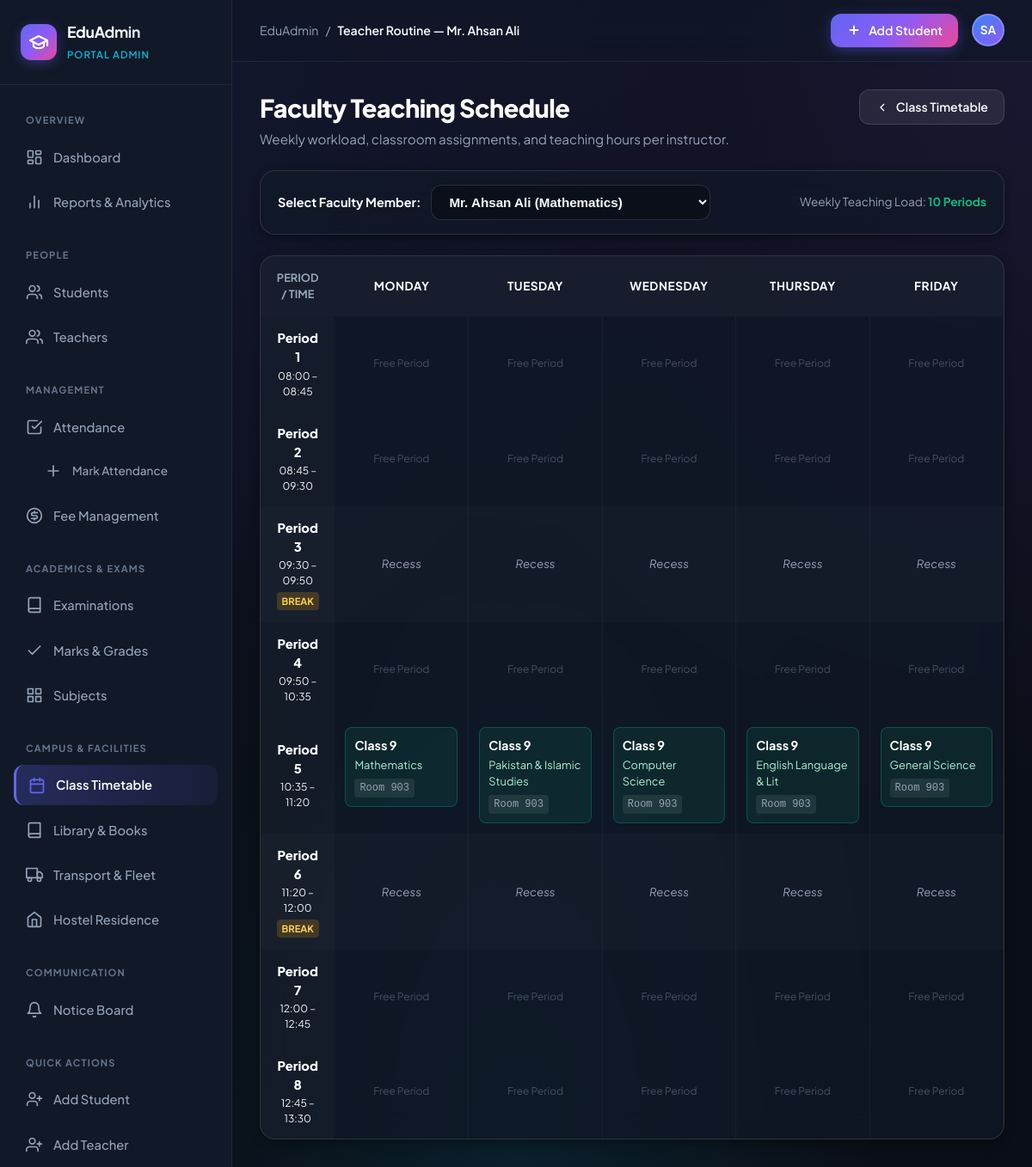
The app's page /timetable/teacher/ with its own data.
### timetable/models.py (models this page shows, shortened)
class Period(models.Model):
    period_number = models.PositiveIntegerField(unique=True, verbose_name="Period #")
    name = models.CharField(max_length=60, verbose_name="Period Name", help_text="e.g. Period 1, Break, Lunch")
    start_time = models.TimeField(verbose_name="Start Time")
    end_time = models.TimeField(verbose_name="End Time")
    is_break = models.BooleanField(default=False, verbose_name="Break / Recess Slot")
    class Meta:
        ordering = ['period_number', 'start_time']
        verbose_name = "Class Period"
        verbose_name_plural = "Class Periods"

class TimetableEntry(models.Model):
    DAY_CHOICES = [
        ('Monday', 'Monday'),
        ('Tuesday', 'Tuesday'),
        ('Wednesday', 'Wednesday'),
        ('Thursday', 'Thursday'),
        ('Friday', 'Friday'),
        ('Saturday', 'Saturday'),
    ]
    student_class = models.CharField(max_length=50, verbose_name="Class / Grade")
    day_of_week = models.CharField(max_length=15, choices=DAY_CHOICES, verbose_name="Day of Week")
    period = models.ForeignKey(Period, on_delete=models.CASCADE, related_name='timetable_entries', verbose_name="Period")
    subject = models.ForeignKey('exams.Subject', on_delete=models.CASCADE, related_name='timetable_entries', verbose_name="Subject")
    teacher = models.ForeignKey('teachers.Teacher', on_delete=models.SET_NULL, null=True, blank=True, related_name='timetable_slots', verbose_name="Assigned Teacher")
    room_number = models.CharField(max_length=30, blank=True, default="Room 101", verbose_name="Classroom / Hall")
    academic_year = models.CharField(max_length=20, default="2025-2026", verbose_name="Academic Year")
    created_at = models.DateTimeField(auto_now_add=True)
    class Meta:
        ordering = ['day_of_week', 'period__period_number']
        unique_together = ('student_class', 'day_of_week', 'period')
        verbose_name = "Timetable Entry"
        verbose_name_plural = "Timetable Entries"

### exams/models.py (models this page shows, shortened)
class Subject(models.Model):
    name = models.CharField(max_length=100, verbose_name="Subject Name")
    code = models.CharField(max_length=30, unique=True, verbose_name="Subject Code")
    class_grade = models.CharField(max_length=50, blank=True, verbose_name="Target Class/Grade", help_text="e.g. Class 8 or All")
    teacher = models.ForeignKey(
        'teachers.Teacher',
        on_delete=models.SET_NULL,
        null=True,
        blank=True,
        related_name='assigned_subjects',
        verbose_name="Assigned Teacher"
    )
    description = models.TextField(blank=True, verbose_name="Subject Description")
    created_at = models.DateTimeField(auto_now_add=True)
    class Meta:
        ordering = ['name']
        verbose_name = "Subject"
        verbose_name_plural = "Subjects"

### timetable/views.py (the view)
# urls.py: path('teacher/', views.teacher_timetable_view, name='teacher_timetable'),
def teacher_timetable_view(request, teacher_id=None):
    teachers = Teacher.objects.filter(status__iexact='Active').order_by('full_name')
    selected_teacher = None
    if teacher_id:
        selected_teacher = get_object_or_404(Teacher, pk=teacher_id)
    elif teachers:
        selected_teacher = teachers[0]
    days = ['Monday', 'Tuesday', 'Wednesday', 'Thursday', 'Friday']
    periods = Period.objects.all().order_by('period_number')
    matrix_rows = []
    weekly_hours = 0
    if selected_teacher:
        entries = TimetableEntry.objects.filter(teacher=selected_teacher).select_related('subject', 'period')
        entry_map = {(e.period_id, e.day_of_week): e for e in entries}
        weekly_hours = entries.count()
        for p in periods:
            row_slots = []
            for d in days:
                slot = entry_map.get((p.id, d))
                row_slots.append({'day': d, 'slot': slot})
            matrix_rows.append({'period': p, 'slots': row_slots})
    context = {
        'page_title': f'Teacher Routine — {selected_teacher.full_name}' if selected_teacher else 'Faculty Timetable',
        'active_tab': 'teacher_timetable',
        'teachers': teachers,
        'selected_teacher': selected_teacher,
        'days': days,
        'matrix_rows': matrix_rows,
        'weekly_hours': weekly_hours,
    }
    return render(request, 'timetable/teacher_timetable.html', context)

### templates/timetable/teacher_timetable.html
{% extends 'students/base.html' %}
{% block content %}
<div style="display:flex; justify-content:space-between; align-items:flex-start; margin-bottom:24px; flex-wrap:wrap; gap:16px;">
  <div>
    <h1 style="font-size:1.8rem; font-weight:800; color:#fff; letter-spacing:-0.02em;">Faculty Teaching Schedule</h1>
    <p style="color:var(--text-muted); font-size:0.95rem; margin-top:4px;">Weekly workload, classroom assignments, and teaching hours per instructor.</p>
  </div>
  <div style="display:flex; gap:10px;">
    <a href="{% url 'timetable:class_timetable' %}" class="btn-secondary">
      <svg width="16" height="16" viewBox="0 0 24 24" fill="none" stroke="currentColor" stroke-width="2"><polyline points="15 18 9 12 15 6"/></svg>
      Class Timetable
    </a>
  </div>
</div>
<div class="glass-card" style="padding:16px 20px; margin-bottom:24px; display:flex; justify-content:space-between; align-items:center; flex-wrap:wrap; gap:16px;">
  <form method="GET" style="display:flex; align-items:center; gap:12px; flex-wrap:wrap;">
    <label style="font-size:0.9rem; font-weight:700; color:#fff;">Select Faculty Member:</label>
    <select name="teacher_select" class="filter-select" onchange="if(this.value) window.location.href='/timetable/teacher/' + this.value + '/';" style="font-weight:700; font-size:0.95rem; min-width:220px;">
      {% for t in teachers %}
        <option value="{{ t.id }}" {% if selected_teacher and selected_teacher.id == t.id %}selected{% endif %}>
          {{ t.full_name }} ({{ t.department }})
        </option>
      {% empty %}
        <option value="">No faculty registered</option>
      {% endfor %}
    </select>
  </form>
  <div style="font-size:0.85rem; color:var(--text-muted);">
    Weekly Teaching Load: <strong style="color:var(--success);">{{ weekly_hours }} Period{{ weekly_hours|pluralize }}</strong>
  </div>
</div>
{% if selected_teacher %}
<div class="glass-card" style="padding:0; overflow:hidden;">
  <div style="overflow-x:auto;">
    <table class="data-table" style="width:100%; border-collapse:collapse; min-width:850px;">
      <thead>
        <tr style="border-bottom:1px solid var(--border-color); background:rgba(255,255,255,0.03);">
          <th style="padding:16px; text-align:center; font-size:0.8rem; text-transform:uppercase; color:var(--text-muted); width:150px;">Period / Time</th>
          {% for day in days %}
            <th style="padding:16px; text-align:center; font-size:0.85rem; text-transform:uppercase; letter-spacing:0.04em; color:#fff;">
              {{ day }}
            </th>
          {% endfor %}
        </tr>
      </thead>
      <tbody>
        {% for row in matrix_rows %}
        <tr style="border-bottom:1px solid var(--border-color); {% if row.period.is_break %}background:rgba(255,255,255,0.015);{% endif %}">
          <td style="padding:14px 16px; text-align:center; background:rgba(255,255,255,0.02); border-right:1px solid var(--border-color);">
            <div style="font-weight:800; color:#fff; font-size:0.92rem;">Period {{ row.period.period_number }}</div>
            <div style="font-size:0.75rem; color:var(--cyan); margin-top:2px;">
              {{ row.period.start_time|time:"H:i" }} &ndash; {{ row.period.end_time|time:"H:i" }}
            </div>
            {% if row.period.is_break %}
              <span style="display:inline-block; margin-top:4px; font-size:0.7rem; font-weight:700; background:rgba(245,158,11,0.2); color:#fcd34d; padding:2px 6px; border-radius:4px;">BREAK</span>
            {% endif %}
          </td>
          {% for item in row.slots %}
          <td style="padding:12px; vertical-align:top; border-right:1px solid rgba(255,255,255,0.04); height:90px; width:18%;">
            {% if row.period.is_break %}
              <div style="height:100%; display:flex; align-items:center; justify-content:center; color:var(--text-muted); font-size:0.82rem; font-style:italic;">
                Recess
              </div>
            {% elif item.slot %}
              <div style="background:rgba(16,185,129,0.1); border:1px solid rgba(16,185,129,0.3); border-radius:8px; padding:10px;">
                <div style="font-weight:700; color:#fff; font-size:0.9rem;">{{ item.slot.student_class }}</div>
                <div style="font-size:0.8rem; color:#a7f3d0; margin-top:2px;">{{ item.slot.subject.name }}</div>
                <div style="display:flex; justify-content:space-between; align-items:center; margin-top:6px; font-size:0.75rem; color:var(--text-muted);">
                  <span style="font-family:monospace; background:rgba(255,255,255,0.08); padding:2px 6px; border-radius:4px;">{{ item.slot.room_number }}</span>
                </div>
              </div>
            {% else %}
              <div style="height:100%; display:flex; align-items:center; justify-content:center; color:var(--text-muted); font-size:0.75rem; opacity:0.4;">
                Free Period
              </div>
            {% endif %}
          </td>
          {% endfor %}
        </tr>
        {% endfor %}
      </tbody>
    </table>
  </div>
</div>
{% endif %}
{% endblock %}

### static/css/style.css (style rules this page uses)
:root { --bg-base: #0a0e17; --bg-surface: #111827; --bg-card: rgba(17, 24, 39, 0.75); --bg-card-hover: rgba(30, 41, 59, 0.85); --bg-glass: rgba(255, 255, 255, 0.04); --bg-glass-heavy: rgba(255, 255, 255, 0.08); --border-subtle: rgba(255, 255, 255, 0.07); --border-card: rgba(255, 255, 255, 0.12); --border-focus: #6366f1; --primary: #6366f1; --primary-hover: #4f46e5; --primary-gradient: linear-gradient(135deg, #6366f1 0%, #8b5cf6 50%, #ec4899 100%); --primary-glow: rgba(99, 102, 241, 0.35); --secondary: #06b6d4; --accent-purple: #8b5cf6; --success: #10b981; --success-glow: rgba(16, 185, 129, 0.25); --warning: #f59e0b; --warning-glow: rgba(245, 158, 11, 0.25); --danger: #ef4444; --danger-hover: #dc2626; --danger-glow: rgba(239, 68, 68, 0.25); --text-main: #f8fafc; --text-muted: #94a3b8; --text-dim: #64748b; --text-inverse: #0a0e17; --shadow-sm: 0 2px 4px rgba(0, 0, 0, 0.25); --shadow-md: 0 4px 12px rgba(0, 0, 0, 0.35); --shadow-lg: 0 12px 32px rgba(0, 0, 0, 0.45); --shadow-glow: 0 0 25px var(--primary-glow); --sidebar-width: 270px; --topbar-height: 72px; --radius-sm: 8px; --radius-md: 12px; --radius-lg: 18px; --radius-full: 9999px; --transition-fast: 0.18s ease; --transition-smooth: 0.3s cubic-bezier(0.4, 0, 0.2, 1); }
*, *::before, *::after { box-sizing: border-box; margin: 0; padding: 0; }
body { font-family: 'Plus Jakarta Sans', -apple-system, BlinkMacSystemFont, 'Segoe UI', Roboto, sans-serif; background-color: var(--bg-base); background-image: radial-gradient(at 0% 0%, rgba(99, 102, 241, 0.15) 0px, transparent 50%), radial-gradient(at 100% 0%, rgba(139, 92, 246, 0.12) 0px, transparent 50%), radial-gradient(at 50% 100%, rgba(6, 182, 212, 0.1) 0px, transparent 50%); background-attachment: fixed; color: var(--text-main); line-height: 1.5; min-height: 100vh; -webkit-font-smoothing: antialiased; }
a { color: inherit; text-decoration: none; }
.btn-secondary { display: inline-flex; align-items: center; gap: 8px; padding: 9px 18px; border-radius: var(--radius-md); background: var(--bg-glass-heavy); border: 1px solid var(--border-card); color: var(--text-main); font-size: 0.88rem; font-weight: 600; cursor: pointer; transition: all var(--transition-fast); }
.glass-card { background: var(--bg-card); backdrop-filter: blur(16px); border: 1px solid var(--border-card); border-radius: var(--radius-lg); padding: 24px; box-shadow: var(--shadow-md); transition: transform var(--transition-fast), border-color var(--transition-fast), box-shadow var(--transition-fast); }
.filter-select { padding: 10px 16px; border-radius: var(--radius-md); background: rgba(0, 0, 0, 0.3); border: 1px solid var(--border-card); color: var(--text-main); font-size: 0.88rem; outline: none; cursor: pointer; transition: all var(--transition-fast); }
.filter-select option { background: var(--bg-surface); color: var(--text-main); }

### records on screen
Period: period.period_number "1", period.start_time "08:00", period.end_time "08:45", is_break "Free Period"
Period: period.period_number "2", period.start_time "08:45", period.end_time "09:30", is_break "Free Period"
Period: period.period_number "3", period.start_time "09:30", period.end_time "09:50", is_break "BREAK"
Period: period.period_number "4", period.start_time "09:50", period.end_time "10:35", is_break "Free Period"
Period: period.period_number "5", period.start_time "10:35", period.end_time "11:20"
TimetableEntry: slot.student_class "Class 9", slot.subject.name "Mathematics", slot.room_number "Room 903"
TimetableEntry: slot.student_class "Class 9", slot.subject.name "Pakistan & Islamic Studies", slot.room_number "Room 903"
TimetableEntry: slot.student_class "Class 9", slot.subject.name "Computer Science", slot.room_number "Room 903"
TimetableEntry: slot.student_class "Class 9", slot.subject.name "English Language & Lit", slot.room_number "Room 903"
TimetableEntry: slot.student_class "Class 9", slot.subject.name "General Science", slot.room_number "Room 903"
Period: period.period_number "6", period.start_time "11:20", period.end_time "12:00", is_break "BREAK"
Period: period.period_number "7", period.start_time "12:00", period.end_time "12:45", is_break "Free Period"
Period: period.period_number "8", period.start_time "12:45", period.end_time "13:30", is_break "Free Period"

### other values on screen
{{ page_title|default:"Overview" }} "Teacher Routine — Mr. Ahsan Ali"
{{ weekly_hours }} "10"
{{ day }} "MONDAY" "TUESDAY" "WEDNESDAY" "THURSDAY" "FRIDAY"
form field teacher_select "Mr. Ahsan Ali (Mathematics)"
